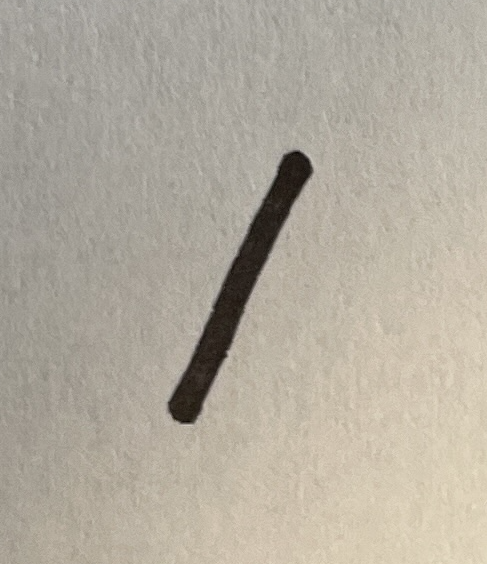
#> input picture sample_img/bblack01.png, 487 x 564 px
$ python -i my1_cvtmnist.py   (imports and definitions only)
#> lines starting #> are read from the running program, lines starting #| are printed output that depends on the picture; after the words box and inside, x2 and y2 are one past the last pixel; in counts of white or black regions, pixels touching at a corner belong together
# キカガク　DXを推進するAI・データサイエンス人材育成コース　給付金要件　自走期間課題の提出
# 設定課題 XAI

# 画像をMINIST仕様画像に変換するなどの画像変換を行うモジュール

# アップロード画像をMNIST仕様画像に変換して戻す。
# V1.0.0  2023/11/30
# MNIST画像仕様
# 1.切り取った画像をグレースケールに変換
# 2.グレースケールにした画像を二値化して白黒にする
# 3.白黒画像を反転し、黒背景にする
# 4.ガウスブラーをかけて補完する
# 5.28x28pxの画像にサイズ変換する
# 6.numpy配列に変換する
#
# Streamlitのfile_uploaderでアップロードされたファイルは、
# 一般的にPIL（Python Imaging Library）を使用して読み込むことができます。
#

# 必要なモジュールをインポートする
from PIL import Image, ImageFilter, ImageOps
# import cv2
import numpy as np


def CvToMNIST_img(uploaded_file):
    # # streamlit形式(PIL)をopencv(Numpy配列かスカラー)に変換
#> called with uploaded_file = 'sample_img/bblack01.png'
    uploaded_image = Image.open(uploaded_file)
#> uploaded_image is the input picture: PIL image 487x564 RGBA; mean R, G, B, A 177.9, 171, 158.1, 255
    # freehand_image = np.array(uploaded_image)

    # # グレースケール画像に変換
    # im = cv2.cvtColor(freehand_image, cv2.COLOR_BGR2GRAY)
    # # グレースケール画像を二値化
    # _, thresh = cv2.threshold(im, 0, 255, cv2.THRESH_OTSU)
    # # 二値化された画像を反転
    # thresh = cv2.bitwise_not(thresh)
    # # ガウスブラーを適用して補完
    # thresh = cv2.GaussianBlur(thresh, (9, 9), 0)
    # # 画像データをリサイズ
    # im_t = cv2.resize(thresh, (28, 28), interpolation=cv2.INTER_CUBIC)
    # # OpenCVの画像をPIL形式に変換して戻す
    # return  Image.fromarray(im_t)

    # グレースケールに変換
    im = ImageOps.grayscale(uploaded_image)
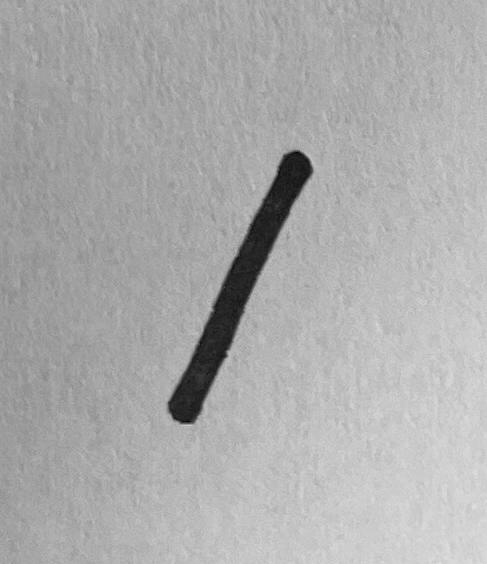
#> im: PIL image 487x564 L; min 7, max 227, mean 171.6

    # グレースケール画像を二値化
    thresh = im.point(lambda x: 0 if x < 128 else 255, '1') # 128は閾値 閾値は適時調整
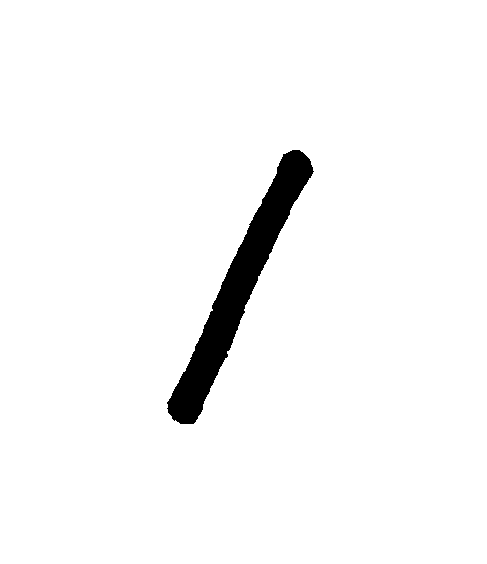
#> thresh: PIL image 487x564 1; 96.7% white; 1 black region, box (x1, y1, x2, y2) and area: (167, 150, 314, 424) 9107

    # 二値化された画像を反転
    thresh = ImageOps.invert(thresh)

    # RGBモードに変換
    thresh_rgb = thresh.convert('RGB')
    # # ガウシアンブラーを適用
    # thresh_blurred = thresh_rgb.filter(ImageFilter.GaussianBlur(radius=8))
    thresh_blurred = thresh_rgb
    # グレースケールに戻す
    im_t = thresh_blurred.convert('L')

    # 画像データをリサイズ
    im_t_resized = im_t.resize((28, 28), resample=Image.BICUBIC)
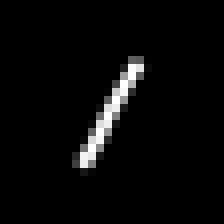
#> im_t_resized: PIL image 28x28 L (shown 8 times larger); min 0, max 255, mean 8.6
    im_t_resized.save('./temp_img/thresh28x28.png')

    # # PillowのImageをNumPy配列に変換
    # Xt = np.array(im_t_resized)

    # # 正規化
    # Xt_std = Xt / 255.0

    # return Xt_std
    return im_t_resized

>>> result = CvToMNIST_img('sample_img/bblack01.png')

$ run again, on sample_img/bblack02.png
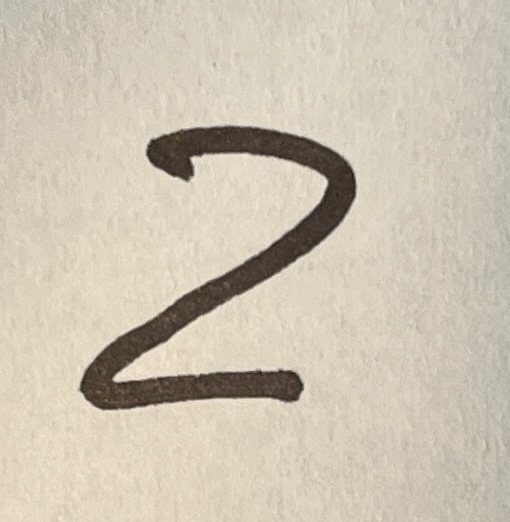
#> input picture sample_img/bblack02.png, 510 x 522 px
#> in CvToMNIST_img, uploaded_image is the input picture: PIL image 510x522 RGBA; mean R, G, B, A 204.2, 195.1, 177.6, 255
#> in CvToMNIST_img, `thresh = im.point(lambda x: 0 if x < 128 else 255, '1')`:
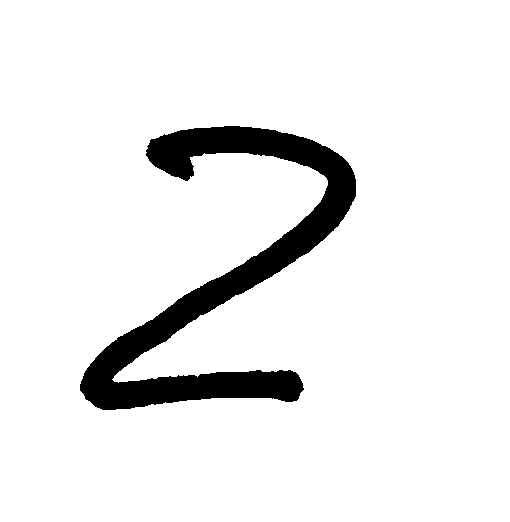
#> thresh: PIL image 510x522 1; 92.3% white; 1 black region, box (x1, y1, x2, y2) and area: (80, 126, 356, 410) 20471
#> in CvToMNIST_img, `im_t_resized = im_t.resize((28, 28), resample=Image.BICUBIC)`:
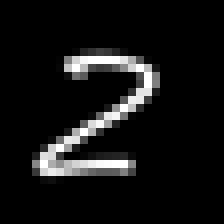
#> im_t_resized: PIL image 28x28 L (shown 8 times larger); min 0, max 255, mean 20.1

$ run again, on sample_img/black00.png
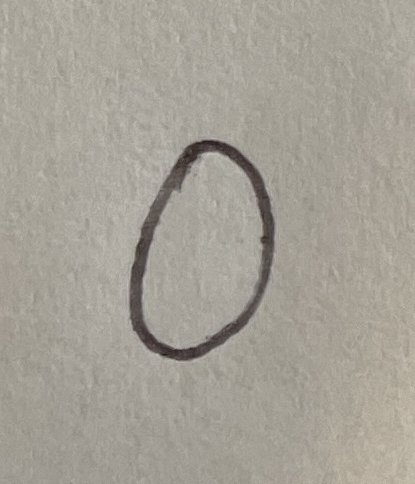
#> input picture sample_img/black00.png, 415 x 484 px
#> in CvToMNIST_img, uploaded_image is the input picture: PIL image 415x484 RGBA; mean R, G, B, A 165, 160.3, 150.2, 255
#> in CvToMNIST_img, `thresh = im.point(lambda x: 0 if x < 128 else 255, '1')`:
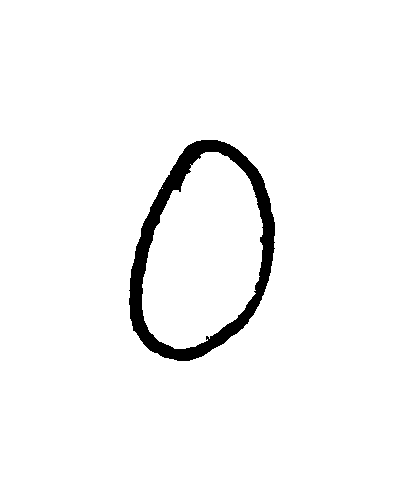
#> thresh: PIL image 415x484 1; 96.7% white; 1 black region, box (x1, y1, x2, y2) and area: (129, 140, 275, 361) 6679
#> in CvToMNIST_img, `im_t_resized = im_t.resize((28, 28), resample=Image.BICUBIC)`:
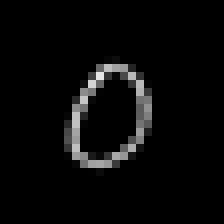
#> im_t_resized: PIL image 28x28 L (shown 8 times larger); min 0, max 230, mean 9
